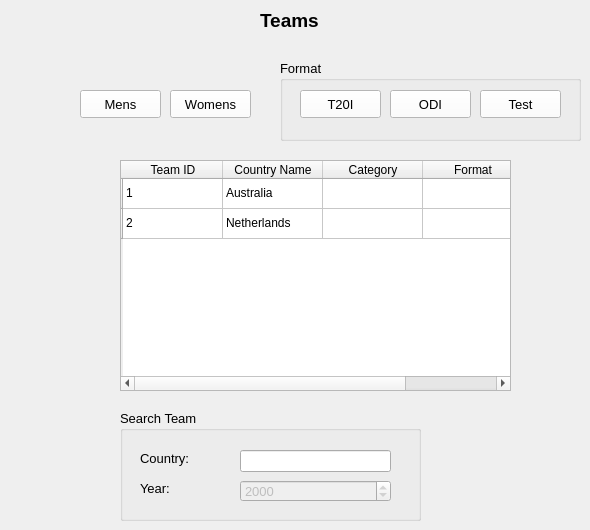
    <widget class="QWidget" name="Teams_Page">
     <widget class="QGroupBox" name="Team_Format_GroupBox">
      <property name="geometry">
       <rect>
        <x>280</x>
        <y>60</y>
        <width>301</width>
        <height>81</height>
       </rect>
      </property>
      <property name="font">
       <font>
        <pointsize>10</pointsize>
       </font>
      </property>
      <property name="title">
       <string>Format</string>
      </property>
      <widget class="QPushButton" name="Teams_Format_T20I_Button">
       <property name="geometry">
        <rect>
         <x>20</x>
         <y>30</y>
         <width>81</width>
         <height>28</height>
        </rect>
       </property>
       <property name="font">
        <font>
         <pointsize>10</pointsize>
        </font>
       </property>
       <property name="styleSheet">
        <string notr="true">/* Normal state */
QPushButton {
    background-color: #fff; /* Default background color */
}

/* Hover state */
QPushButton:hover {
    background-color: #ddf; /* Background color when hovered */
}
</string>
       </property>
       <property name="text">
        <string>T20I</string>
       </property>
      </widget>
      <widget class="QPushButton" name="Teams_Format_ODI_Button">
       <property name="geometry">
        <rect>
         <x>110</x>
         <y>30</y>
         <width>81</width>
         <height>28</height>
        </rect>
       </property>
       <property name="font">
        <font>
         <pointsize>10</pointsize>
        </font>
       </property>
       <property name="styleSheet">
        <string notr="true">/* Normal state */
QPushButton {
    background-color: #fff; /* Default background color */
}

/* Hover state */
QPushButton:hover {
    background-color: #ddf; /* Background color when hovered */
}
</string>
       </property>
       <property name="text">
        <string>ODI</string>
       </property>
      </widget>
      <widget class="QPushButton" name="Teams_Format_Test_Button">
       <property name="geometry">
        <rect>
         <x>200</x>
         <y>30</y>
         <width>81</width>
         <height>28</height>
        </rect>
       </property>
       <property name="font">
        <font>
         <pointsize>10</pointsize>
        </font>
       </property>
       <property name="styleSheet">
        <string notr="true">/* Normal state */
QPushButton {
    background-color: #fff; /* Default background color */
}

/* Hover state */
QPushButton:hover {
    background-color: #ddf; /* Background color when hovered */
}
</string>
       </property>
       <property name="text">
        <string>Test</string>
       </property>
      </widget>
     </widget>
     <widget class="QTableWidget" name="Teams_Ranking_Table">
      <property name="geometry">
       <rect>
        <x>120</x>
        <y>160</y>
        <width>391</width>
        <height>231</height>
       </rect>
      </property>
      <property name="editTriggers">
       <set>QAbstractItemView::NoEditTriggers</set>
      </property>
      <row>
       <property name="text">
        <string/>
       </property>
      </row>
      <row>
       <property name="text">
        <string/>
       </property>
      </row>
      <column>
       <property name="text">
        <string>Team ID</string>
       </property>
      </column>
      <column>
       <property name="text">
        <string>Country Name</string>
       </property>
      </column>
      <column>
       <property name="text">
        <string>Category</string>
       </property>
      </column>
      <column>
       <property name="text">
        <string>Format</string>
       </property>
      </column>
      <item row="0" column="0">
       <property name="text">
        <string>1</string>
       </property>
      </item>
      <item row="0" column="1">
       <property name="text">
        <string>Australia</string>
       </property>
      </item>
      <item row="1" column="0">
       <property name="text">
        <string>2</string>
       </property>
      </item>
      <item row="1" column="1">
       <property name="text">
        <string>Netherlands</string>
       </property>
      </item>
     </widget>
     <widget class="QPushButton" name="Teams_Category_Mens_Button">
      <property name="geometry">
       <rect>
        <x>80</x>
        <y>90</y>
        <width>81</width>
        <height>28</height>
       </rect>
      </property>
      <property name="font">
       <font>
        <pointsize>10</pointsize>
       </font>
      </property>
      <property name="styleSheet">
       <string notr="true">/* Normal state */
QPushButton {
    background-color: #fff; /* Default background color */
}

/* Hover state */
QPushButton:hover {
    background-color: #ddf; /* Background color when hovered */
}
</string>
      </property>
      <property name="text">
       <string>Mens</string>
      </property>
     </widget>
     <widget class="QPushButton" name="Teams_Category_Womens_Button">
      <property name="geometry">
       <rect>
        <x>170</x>
        <y>90</y>
        <width>81</width>
        <height>28</height>
       </rect>
      </property>
      <property name="font">
       <font>
        <pointsize>10</pointsize>
       </font>
      </property>
      <property name="styleSheet">
       <string notr="true">/* Normal state */
QPushButton {
    background-color: #fff; /* Default background color */
}

/* Hover state */
QPushButton:hover {
    background-color: #ddf; /* Background color when hovered */
}
</string>
      </property>
      <property name="text">
       <string>Womens</string>
      </property>
     </widget>
     <widget class="QLabel" name="Teams_Page_Label">
      <property name="geometry">
       <rect>
        <x>260</x>
        <y>10</y>
        <width>101</width>
        <height>20</height>
       </rect>
      </property>
      <property name="font">
       <font>
        <pointsize>14</pointsize>
        <weight>75</weight>
        <bold>true</bold>
       </font>
      </property>
      <property name="text">
       <string>Teams</string>
      </property>
     </widget>
     <widget class="QGroupBox" name="Search_Team_GroupBox">
      <property name="geometry">
       <rect>
        <x>120</x>
        <y>410</y>
        <width>301</width>
        <height>111</height>
       </rect>
      </property>
      <property name="font">
       <font>
        <pointsize>10</pointsize>
       </font>
      </property>
      <property name="title">
       <string>Search Team</string>
      </property>
      <widget class="QLabel" name="Teams_Search_Country_Label">
       <property name="geometry">
        <rect>
         <x>20</x>
         <y>40</y>
         <width>101</width>
         <height>16</height>
        </rect>
       </property>
       <property name="text">
        <string>Country:</string>
       </property>
      </widget>
      <widget class="QLabel" name="Teams_Search_Year_Label">
       <property name="geometry">
        <rect>
         <x>20</x>
         <y>70</y>
         <width>101</width>
         <height>16</height>
        </rect>
       </property>
       <property name="text">
        <string>Year:</string>
       </property>
      </widget>
      <widget class="QLineEdit" name="Teams_Search_Country_Entry">
       <property name="geometry">
        <rect>
         <x>120</x>
         <y>40</y>
         <width>151</width>
         <height>22</height>
        </rect>
       </property>
      </widget>
      <widget class="QDateEdit" name="Teams_Search_Year_Entry">
       <property name="enabled">
        <bool>false</bool>
       </property>
       <property name="geometry">
        <rect>
         <x>120</x>
         <y>70</y>
         <width>151</width>
         <height>22</height>
        </rect>
       </property>
       <property name="displayFormat">
        <string>yyyy</string>
       </property>
      </widget>
     </widget>
    </widget>
